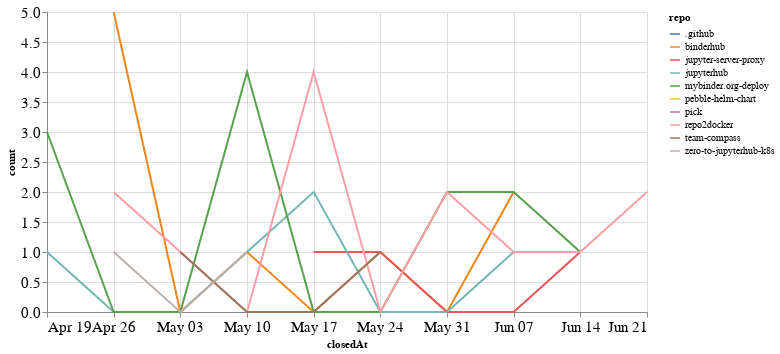

Notebook source saved alongside this figure:
### Code cell
closed_by_time = closed_by.groupby('repo').resample('W', on='closedAt').count()['author'].reset_index()
closed_by_time = closed_by_time.rename(columns={'author': 'count'})

alt.Chart(closed_by_time, width=600).mark_line().encode(
    x='closedAt',
    y='count',
    color='repo',
    tooltip="repo"
)

### Figure 1 — Vega-Lite specification as saved in the notebook (floating-point values rounded to 4 significant figures)
{"config": {"axisLeft": {"labelFontSize": 15}, "axisBottom": {"labelFontSize": 15}}, "data": {"name": "data-2aefd92baade133025993096b8bd145e"}, "mark": "line", "encoding": {"color": {"type": "nominal", "field": "repo"}, "tooltip": {"type": "nominal", "field": "repo"}, "x": {"type": "temporal", "field": "closedAt"}, "y": {"type": "quantitative", "field": "count"}}, "width": 600, "$schema": "https://vega.github.io/schema/vega-lite/v4.8.1.json", "datasets": {"data-2aefd92baade133025993096b8bd145e": [{"repo": ".github", "closedAt": "2020-05-24T00:00:00", "count": 1}, {"repo": "binderhub", "closedAt": "2020-04-26T00:00:00", "count": 5}, {"repo": "binderhub", "closedAt": "2020-05-03T00:00:00", "count": 0}, {"repo": "binderhub", "closedAt": "2020-05-10T00:00:00", "count": 1}, {"repo": "binderhub", "closedAt": "2020-05-17T00:00:00", "count": 0}, {"repo": "binderhub", "closedAt": "2020-05-24T00:00:00", "count": 1}, {"repo": "binderhub", "closedAt": "2020-05-31T00:00:00", "count": 0}, {"repo": "binderhub", "closedAt": "2020-06-07T00:00:00", "count": 2}, {"repo": "jupyter-server-proxy", "closedAt": "2020-05-17T00:00:00", "count": 1}, {"repo": "jupyter-server-proxy", "closedAt": "2020-05-24T00:00:00", "count": 1}, {"repo": "jupyter-server-proxy", "closedAt": "2020-05-31T00:00:00", "count": 0}, {"repo": "jupyter-server-proxy", "closedAt": "2020-06-07T00:00:00", "count": 0}, {"repo": "jupyter-server-proxy", "closedAt": "2020-06-14T00:00:00", "count": 1}, {"repo": "jupyterhub", "closedAt": "2020-04-19T00:00:00", "count": 1}, {"repo": "jupyterhub", "closedAt": "2020-04-26T00:00:00", "count": 0}, {"repo": "jupyterhub", "closedAt": "2020-05-03T00:00:00", "count": 0}, {"repo": "jupyterhub", "closedAt": "2020-05-10T00:00:00", "count": 1}, {"repo": "jupyterhub", "closedAt": "2020-05-17T00:00:00", "count": 2}, {"repo": "jupyterhub", "closedAt": "2020-05-24T00:00:00", "count": 0}, {"repo": "jupyterhub", "closedAt": "2020-05-31T00:00:00", "count": 0}, {"repo": "jupyterhub", "closedAt": "2020-06-07T00:00:00", "count": 1}, {"repo": "mybinder.org-deploy", "closedAt": "2020-04-19T00:00:00", "count": 3}, {"repo": "mybinder.org-deploy", "closedAt": "2020-04-26T00:00:00", "count": 0}, {"repo": "mybinder.org-deploy", "closedAt": "2020-05-03T00:00:00", "count": 0}, {"repo": "mybinder.org-deploy", "closedAt": "2020-05-10T00:00:00", "count": 4}, {"repo": "mybinder.org-deploy", "closedAt": "2020-05-17T00:00:00", "count": 0}, {"repo": "mybinder.org-deploy", "closedAt": "2020-05-24T00:00:00", "count": 0}, {"repo": "mybinder.org-deploy", "closedAt": "2020-05-31T00:00:00", "count": 2}, {"repo": "mybinder.org-deploy", "closedAt": "2020-06-07T00:00:00", "count": 2}, {"repo": "mybinder.org-deploy", "closedAt": "2020-06-14T00:00:00", "count": 1}, {"repo": "pebble-helm-chart", "closedAt": "2020-06-07T00:00:00", "count": 1}, {"repo": "pick", "closedAt": "2020-06-14T00:00:00", "count": 1}, {"repo": "repo2docker", "closedAt": "2020-04-26T00:00:00", "count": 2}, {"repo": "repo2docker", "closedAt": "2020-05-03T00:00:00", "count": 1}, {"repo": "repo2docker", "closedAt": "2020-05-10T00:00:00", "count": 0}, {"repo": "repo2docker", "closedAt": "2020-05-17T00:00:00", "count": 4}, {"repo": "repo2docker", "closedAt": "2020-05-24T00:00:00", "count": 0}, {"repo": "repo2docker", "closedAt": "2020-05-31T00:00:00", "count": 2}, {"repo": "repo2docker", "closedAt": "2020-06-07T00:00:00", "count": 1}, {"repo": "repo2docker", "closedAt": "2020-06-14T00:00:00", "count": 1}, {"repo": "repo2docker", "closedAt": "2020-06-21T00:00:00", "count": 2}, {"repo": "team-compass", "closedAt": "2020-05-03T00:00:00", "count": 1}, {"repo": "team-compass", "closedAt": "2020-05-10T00:00:00", "count": 0}, {"repo": "team-compass", "closedAt": "2020-05-17T00:00:00", "count": 0}, {"repo": "team-compass", "closedAt": "2020-05-24T00:00:00", "count": 1}, {"repo": "zero-to-jupyterhub-k8s", "closedAt": "2020-04-26T00:00:00", "count": 1}, {"repo": "zero-to-jupyterhub-k8s", "closedAt": "2020-05-03T00:00:00", "count": 0}, {"repo": "zero-to-jupyterhub-k8s", "closedAt": "2020-05-10T00:00:00", "count": 1}]}}
